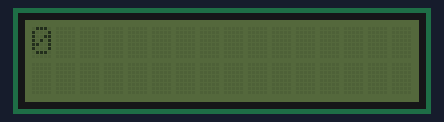
The sketch below on a simulated Arduino Uno, built with avr-gcc and run on an emulated ATmega328P. Shown: 16×2 character LCD.

Above: at 0.1 s.
At 1.1 s:
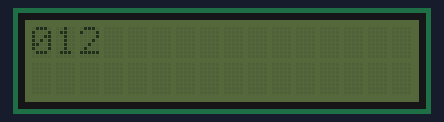
At 2.1 s:
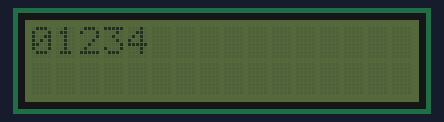
At 4.6 s:
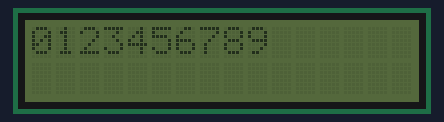
At 7.1 s:
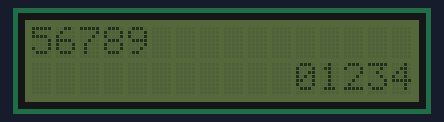
At 9.6 s:
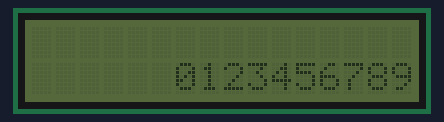

The sketch:

LCD_I2c_Test_Autoscroll.ino
```cpp
#include <Wire.h>
#include <LiquidCrystal_I2C.h>

LiquidCrystal_I2C lcd(0x38,16,2);  // set the LCD address to 0x20 for a 16 chars and 2 line display

void setup()
{
  lcd.init();                      // initialize the lcd

  // Print a message to the LCD.
  lcd.noBacklight();
  lcd.setCursor(0, 0);
  // print from 0 to 9:
  for (int thisChar = 0; thisChar < 10; thisChar++) {
   lcd.print(thisChar);
   delay(500);
  }

  // set the cursor to (16,1):
  lcd.setCursor(16,1);
  // set the display to automatically scroll:
  lcd.autoscroll();
  // print from 0 to 9:
  for (int thisChar = 0; thisChar < 10; thisChar++) {
    lcd.print(thisChar);
    delay(500);
  }
  // turn off automatic scrolling
  lcd.noAutoscroll();

  // clear screen for the next loop:
  lcd.clear();


}

void loop()
{
}
```

Measured:
- what the display in image 1 shows lasts 0.5 s, from 1.1 s to 1.6 s
